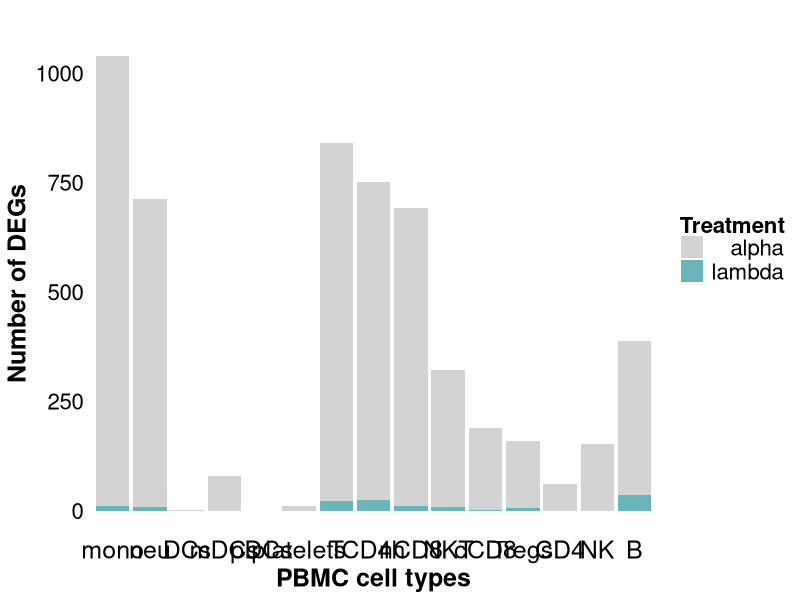
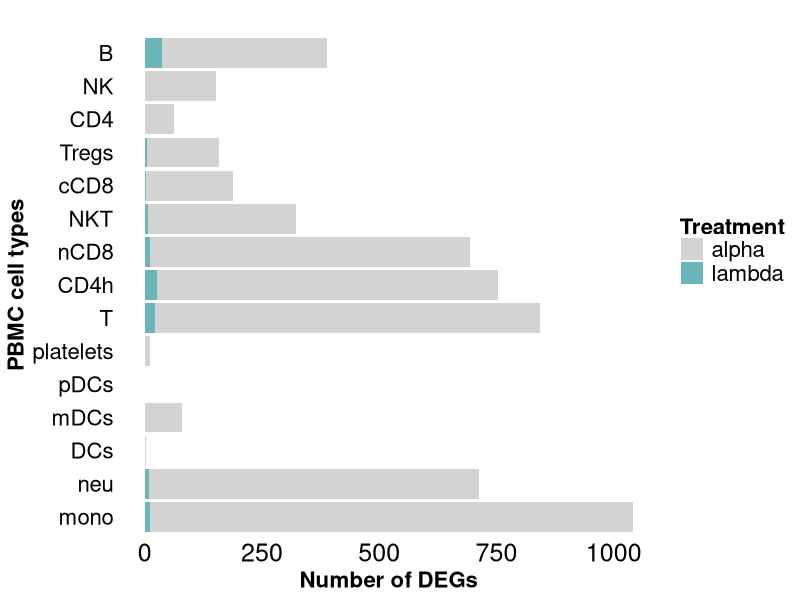

Here is the R script that generated these plots, in order: (Note: this script raises an error after producing the figures.)
# DEG quantification stacked bar graph 

library(ggplot2)

##### Stacked Bar graph DEGs up & down #####
# Y values : 
DEGs <- c(442, 17, -726, -7,
          316, 6, -199, -3, 
          418, 19, -305, -7, 
          438, 26, -357, -7,
          126, 6, -12, -2,
          472, 44, -382, -7,
          194, 2, -76, -1,
          337, 79, -179, -3
)
# x groups : 
CellTypes <- c(rep("Mono", 4), 
               rep("Neu", 4),
               rep("CD4h", 4),
               rep("CD4n", 4),
               rep("Tregs", 4),
               rep("CD8", 4),
               rep("NK", 4),
               rep("B", 4))
# stacks : 
stimulation <- rep(c("alpha upreg", "lambda upreg", "alpha downreg", "lambda downreg"), 8)
# other : 
grouped <- data.frame(stimulation, CellTypes, DEGs)

colours <- c("#b0d8da", "#57a8eb","#6ab5ba","#187bcd")
colours <- c("#d3d3d3","#d3d3d3", "#6ab5ba","#6ab5ba")

# Plot : 
horizontal <- ggplot(
  grouped,
  aes(fill = stimulation, y = DEGs, x = CellTypes)) +
  geom_bar(color = "white", position = "stack", stat = "identity") +
  theme_minimal() +
  scale_fill_manual(values = colours) +
  labs(title = "", x = "Immune Cell Types", y = "DEGs") +
  theme(
    axis.text.x = element_text(size = 18),
    axis.text.y = element_text(size = 16),
    axis.title = element_text(size = 18, face = "bold"),
    legend.title = element_text(size = 16, face = "bold"),
    legend.text = element_text(size = 16),
    panel.grid.major = element_blank(), # Remove major grid lines
    panel.grid.minor = element_blank()  # Remove minor grid lines
  )

vertical <- ggplot(
  grouped,
  aes(fill = stimulation, y = CellTypes, x = DEGs)) +
  geom_bar(color = "white", position = "stack", stat = "identity") +
  theme_minimal() +
  scale_fill_manual(values = colours) +
  #labs(title = "", x = "DEGs", y = "Immune Cell Types") +
  labs(title = "", x = "DEGs", y = "enrichGO terms") +
  theme(
    axis.text.x = element_text(size = 18),
    axis.text.y = element_text(size = 16),
    axis.title = element_text(size = 18, face = "bold"),
    legend.title = element_text(size = 16, face = "bold"),
    legend.text = element_text(size = 16),
    panel.grid.major = element_blank(), # Remove major grid lines
    panel.grid.minor = element_blank()  # Remove minor grid lines
  )


##### Stacked Bar graph DEGs #####

# Y values : 
DEGs <- c(1029, 11, # monocytes
          703, 10, # neutrophils
          # 1209, 13, # myeloid 
          3, 0,   # DCs
          80, 0, # myeloid dericed dendritic cells
          0,0, # pDCs

          # 297, 51, # dendritic cells 

          12, 0, # platelets 

          819, 23, # T cells
          727, 26, # CD4h
          682, 11, # naive cd8
          315, 8, # NKT
          187, 2, # cyto CD8
          153, 6, # T regs 
          62, 0, # CD4
          151, 1, # NK
          # 935, 33, # overall T 

          352, 36 # B
)

# x groups : 
CellTypes <- c(rep("mono", 2), 
               rep("neu", 2),
               # rep("myeloid", 2),
               rep("DCs", 2),
               rep("mDCs", 2),
               rep("pDCs", 2),

               rep("platelets", 2),

               rep("T", 2),
               rep("CD4h", 2),
               rep("nCD8", 2),
               rep("NKT", 2),
               rep("cCD8", 2),
               rep("Tregs", 2),
               rep("CD4", 2),
               rep("NK", 2),
               # rep("all_T", 2),

               rep("B", 2))
# stacks : 
Treatment <- rep(c("alpha", "lambda"), 15)
# create data frame :  
grouped <- data.frame(Treatment, CellTypes, DEGs)

# Modify the order of CellTypes as a factor: (prevents alphabetically losing NB information)
grouped$CellTypes <- factor(grouped$CellTypes, levels = c(
  "mono", "neu", "DCs","mDCs","pDCs","platelets","T","CD4h","nCD8","NKT","cCD8","Tregs","CD4","NK","B"))


colours <- c("lightgrey", "#6ab5ba")



# Plot : 
horizontal <- ggplot(
  grouped,
  aes(fill = Treatment, y =DEGs, x = CellTypes)) +
  geom_bar(color = NA, position = "stack", stat = "identity") +
  theme_minimal() +
  scale_fill_manual(values = colours) +
  labs(title = "", x = "PBMC cell types", y = "Number of DEGs") +
  theme(
    axis.text.x = element_text(size = 18, colour = "black"),
    axis.text.y = element_text(size = 16, colour = "black"),
    axis.title = element_text(size = 18, face = "bold", colour = "black", margin = margin(t = 10)),
    legend.title = element_text(size = 16, face = "bold", colour= "black", margin = margin(t = -50)),
    legend.text = element_text(size = 16, colour= "black", hjust = 1), # legend left align text
    panel.grid.major = element_blank(), # Remove major grid lines
    panel.grid.minor = element_blank(), # Remove minor grid lines
  )
  

# Plot : 
vertical <- ggplot(
  grouped,
  aes(fill = Treatment, y = CellTypes, x = DEGs)) +
  geom_bar(color = NA, position = "stack", stat = "identity") +
  theme_minimal() +
  scale_fill_manual(values = colours) +
  labs(title = "", x = "Number of DEGs", y = "PBMC cell types") +
  theme(
    axis.text.x = element_text(size = 18, colour = "black"),
    axis.text.y = element_text(size = 16, colour = "black"),
    axis.title = element_text(size = 16, face = "bold", colour = "black", margin = margin(t = 10)),
    legend.title = element_text(size = 16, face = "bold", colour= "black", margin = margin(t = -50)),
    legend.text = element_text(size = 16, colour= "black"),
    panel.grid.major = element_blank(), # Remove major grid lines
    panel.grid.minor = element_blank()  # Remove minor grid lines
  )

##### DGEA #####

# L6: B cells lambda specific 
# Y values : 
process <- L6_lambda$Description
# x groups : 
Count <- L6_lambda$Count

pvalue <- L6_lambda$p.adjust

grouped <- data.frame(process, Count, pvalue)

# Plot
B_bar <- ggplot(
  grouped,
  aes(fill = pvalue, y = process, x = Count)) +
  geom_bar(stat = "identity", color = "black", position = "stack") + 
  theme_minimal() +
  scale_fill_gradient(low = "#d3d3d3", high = "#6ab5ba") +  # Use scale_fill_gradient
  labs(title = "B", x = "Count", y = "") +
  theme(
    axis.text.x = element_text(size = 18, colour = "black"),
    axis.text.y = element_text(size = 16, colour = "black"),
    title = element_text(size = 20, face = "bold", colour = "black", vjust = 0.5),
    axis.title = element_text(size = 18, face = "bold", colour = "black", margin = margin(t = 10)),
    legend.title = element_text(size = 16, face = "bold", colour= "black", margin = margin(t = -50)),
    legend.text = element_text(size = 16, colour= "black"),
    panel.grid.major = element_blank(),  # Remove major grid lines
    panel.grid.minor = element_blank(),   # Remove minor grid lines
    panel.border = element_rect(color = "black", fill = NA, size = 1),
    plot.title.position = "plot")



# L2: CD4 naive lambda specific 
# Y values : 
process <- L2_lambda$Description
# x groups : 
Count <- L2_lambda$Count

pvalue <- L2_lambda$p.adjust

grouped <- data.frame(process, Count, pvalue)

# Plot
L2_bar <- ggplot(
  grouped,
  aes(fill = pvalue, y = process, x = Count)) +
  geom_bar(stat = "identity", color = "black", position = "stack") + 
  theme_minimal() +
  scale_fill_gradient(low = "#d3d3d3", high = "#6ab5ba") +  # Use scale_fill_gradient
  labs(title = "CD4 naive", x = "Count", y = "") +
  theme(
    axis.text.x = element_text(size = 18, colour = "black"),
    axis.text.y = element_text(size = 16, colour = "black"),
    title = element_text(size = 20, face = "bold", colour = "black", vjust = 0.5),
    axis.title = element_text(size = 18, face = "bold", colour = "black", margin = margin(t = 10)),
    legend.title = element_text(size = 16, face = "bold", colour= "black", margin = margin(t = -50)),
    legend.text = element_text(size = 16, colour= "black"),
    panel.grid.major = element_blank(),  # Remove major grid lines
    panel.grid.minor = element_blank(),   # Remove minor grid lines
    panel.border = element_rect(color = "black", fill = NA, size = 1),
    plot.title.position = "plot")


# L1: CD4 helper lambda specific 
# Y values : 
process <- L1_lambda$Description
# x groups : 
Count <- L1_lambda$Count

pvalue <- L1_lambda$p.adjust

grouped <- data.frame(process, Count, pvalue)

# Plot
L1_bar <- ggplot(
  grouped,
  aes(fill = pvalue, y = process, x = Count)) +
  geom_bar(stat = "identity", color = "black", position = "stack") + 
  theme_minimal() +
  scale_fill_gradient(low = "#d3d3d3", high = "#6ab5ba") +  # Use scale_fill_gradient
  labs(title = "CD4 helper", x = "Count", y = "") +
  theme(
    axis.text.x = element_text(size = 18, colour = "black"),
    axis.text.y = element_text(size = 16, colour = "black"),
    title = element_text(size = 20, face = "bold", colour = "black", vjust = 0.5),
    axis.title = element_text(size = 18, face = "bold", colour = "black", margin = margin(t = 10)),
    legend.title = element_text(size = 16, face = "bold", colour= "black", margin = margin(t = -50)),
    legend.text = element_text(size = 16, colour= "black"),
    panel.grid.major = element_blank(),  # Remove major grid lines
    panel.grid.minor = element_blank(),   # Remove minor grid lines
    panel.border = element_rect(color = "black", fill = NA, size = 1),
    plot.title.position = "plot")

# M2: neutrophils lambda specific 

subset <- c("GO:0006775", "GO:0071354","GO:0033280","GO:0071295","GO:0071305","GO:0042359","GO:0009111","GO:0042363","GO:1990573","GO:0070741")

M2_lambda <- M2_lambda[M2_lambda$ID %in% subset,]

# Y values : 
process <- M2_lambda$Description
# x groups : 
Count <- M2_lambda$Count

pvalue <- M2_lambda$p.adjust

grouped <- data.frame(process, Count, pvalue)

# Plot
M2_bar <- ggplot(
  grouped,
  aes(fill = pvalue, y = process, x = Count)) +
  geom_bar(stat = "identity", color = "black", position = "stack") + 
  theme_minimal() +
  scale_fill_gradient(low = "#d3d3d3", high = "#6ab5ba") +  # Use scale_fill_gradient
  labs(title = "Neutrophils", x = "Count", y = "") +
  theme(
    axis.text.x = element_text(size = 18, colour = "black"),
    axis.text.y = element_text(size = 16, colour = "black"),
    title = element_text(size = 20, face = "bold", colour = "black", vjust = 0.5),
    axis.title = element_text(size = 18, face = "bold", colour = "black", margin = margin(t = 10)),
    legend.title = element_text(size = 16, face = "bold", colour= "black", margin = margin(t = -50)),
    legend.text = element_text(size = 16, colour= "black"),
    panel.grid.major = element_blank(),  # Remove major grid lines
    panel.grid.minor = element_blank(),   # Remove minor grid lines
    panel.border = element_rect(color = "black", fill = NA, size = 1),
    plot.title.position = "plot")

# L4: CD8 lambda specific
L4_lambda$Description[5] <- "DNA damage response signalling"

# Y values : 
process <- L4_lambda$Description
# x groups : 
Count <- L4_lambda$Count

pvalue <- L4_lambda$p.adjust

grouped <- data.frame(process, Count, pvalue)

# Plot
L4_bar <- ggplot(
  grouped,
  aes(fill = pvalue, y = process, x = Count)) +
  geom_bar(stat = "identity", color = "black", position = "stack", width = 1) + 
  theme_minimal() +
  scale_fill_gradient(low = "#d3d3d3", high = "#6ab5ba") +  # Use scale_fill_gradient
  labs(title = "CD8", x = "Count", y = "") +
  theme(
    axis.text.x = element_text(size = 18, colour = "black"),
    axis.text.y = element_text(size = 16, colour = "black"),
    title = element_text(size = 20, face = "bold", colour = "black", vjust = 0.5),
    axis.title = element_text(size = 18, face = "bold", colour = "black", margin = margin(t = 10)),
    legend.title = element_text(size = 16, face = "bold", colour= "black", margin = margin(t = -50)),
    legend.text = element_text(size = 16, colour= "black"),
    panel.grid.major = element_blank(),  # Remove major grid lines
    panel.grid.minor = element_blank(),   # Remove minor grid lines
    panel.border = element_rect(color = "black", fill = NA, size = 1),
    plot.title.position = "plot") 


# L3  Tregs lambda specific 

subset <- c("GO:0002181", "GO:0042273", "GO:0030643", "GO:0042363", "GO:0009111","GO:0044320", "GO:0042359","GO:0044321","GO:0071305","GO:0006706","GO:0033280", "GO:0030279", "GO:0071354", "GO:0006775", "GO:0031670","GO:0070741", "GO:0055062", "GO:0071107", "GO:0044320")

L3_lambda <- L3_lambda[L3_lambda$ID %in% subset,]

# Y values : 
process <- L3_lambda$Description
# x groups : 
Count <- L3_lambda$Count

pvalue <- L3_lambda$p.adjust

grouped <- data.frame(process, Count, pvalue)

# Plot
L3_bar <- ggplot(
  grouped,
  aes(fill = pvalue, y = process, x = Count)) +
  geom_bar(stat = "identity", color = "black", position = "stack") + 
  theme_minimal() +
  scale_fill_gradient(low = "#d3d3d3", high = "#6ab5ba") +  # Use scale_fill_gradient
  labs(title = "Tregulatory", x = "Count", y = "") +
  theme(
    axis.text.x = element_text(size = 18, colour = "black"),
    axis.text.y = element_text(size = 16, colour = "black"),
    title = element_text(size = 20, face = "bold", colour = "black", vjust = 0.5),
    axis.title = element_text(size = 18, face = "bold", colour = "black", margin = margin(t = 10)),
    legend.title = element_text(size = 16, face = "bold", colour= "black", margin = margin(t = -50)),
    legend.text = element_text(size = 16, colour= "black"),
    panel.grid.major = element_blank(),  # Remove major grid lines
    panel.grid.minor = element_blank(),   # Remove minor grid lines
    panel.border = element_rect(color = "black", fill = NA, size = 1),
    plot.title.position = "plot")
